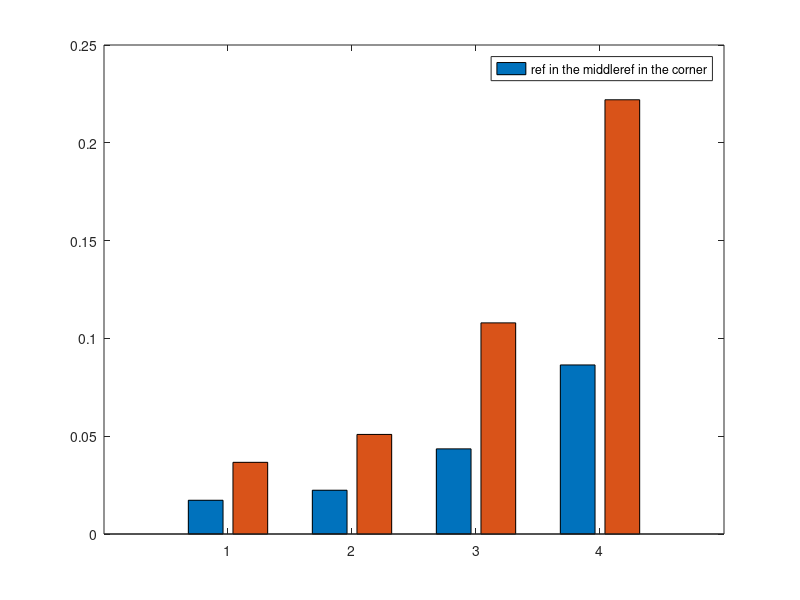

Source code (MATLAB): (Note: this script raises an error after producing the figure.)
linestyles = ["-", "-.", "--", ":",'-',"-.","--", ":"]; 
fig_size = [1 1 12 6];
fontsize = 22;
export_fname = []; %["./figures/1.png"];

% slide 36, choosing reference antenna wisely can reduce the RMS phase estimation error
load("d7.mat");
fig = figure('Units','inches', 'Position', [1 1 10 4]);
bar([data.mean_err(end,:).' data.mean_err2(end,:).']); legend(["ref in the middle", "ref in the corner"]);
set(gca, 'XTickLabel', string(data.URA_size))
xlabel("Phased array size"); ylabel("RMS estimation error (rad)");